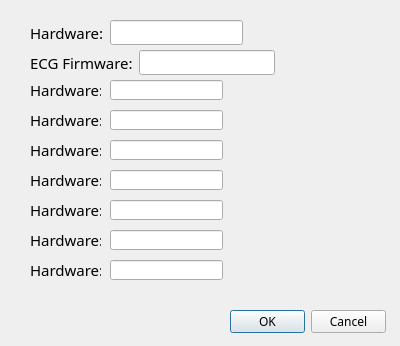
<?xml version="1.0" encoding="UTF-8"?>
<ui version="4.0">
 <class>DialogModuleInfo</class>
 <widget class="QDialog" name="DialogModuleInfo">
  <property name="geometry">
   <rect>
    <x>0</x>
    <y>0</y>
    <width>400</width>
    <height>346</height>
   </rect>
  </property>
  <property name="font">
   <font>
    <family>微软雅黑</family>
   </font>
  </property>
  <property name="windowTitle">
   <string>Dialog</string>
  </property>
  <widget class="QDialogButtonBox" name="buttonBox">
   <property name="geometry">
    <rect>
     <x>230</x>
     <y>310</y>
     <width>156</width>
     <height>23</height>
    </rect>
   </property>
   <property name="orientation">
    <enum>Qt::Horizontal</enum>
   </property>
   <property name="standardButtons">
    <set>QDialogButtonBox::Cancel|QDialogButtonBox::Ok</set>
   </property>
  </widget>
  <widget class="QLabel" name="label_3">
   <property name="geometry">
    <rect>
     <x>30</x>
     <y>80</y>
     <width>71</width>
     <height>20</height>
    </rect>
   </property>
   <property name="font">
    <font>
     <pointsize>11</pointsize>
    </font>
   </property>
   <property name="text">
    <string>Hardware:</string>
   </property>
  </widget>
  <widget class="QLineEdit" name="lineEdit_3">
   <property name="geometry">
    <rect>
     <x>110</x>
     <y>80</y>
     <width>113</width>
     <height>20</height>
    </rect>
   </property>
  </widget>
  <widget class="QLabel" name="label_4">
   <property name="geometry">
    <rect>
     <x>30</x>
     <y>110</y>
     <width>71</width>
     <height>20</height>
    </rect>
   </property>
   <property name="font">
    <font>
     <pointsize>11</pointsize>
    </font>
   </property>
   <property name="text">
    <string>Hardware:</string>
   </property>
  </widget>
  <widget class="QLineEdit" name="lineEdit_4">
   <property name="geometry">
    <rect>
     <x>110</x>
     <y>110</y>
     <width>113</width>
     <height>20</height>
    </rect>
   </property>
  </widget>
  <widget class="QLabel" name="label_5">
   <property name="geometry">
    <rect>
     <x>30</x>
     <y>140</y>
     <width>71</width>
     <height>20</height>
    </rect>
   </property>
   <property name="font">
    <font>
     <pointsize>11</pointsize>
    </font>
   </property>
   <property name="text">
    <string>Hardware:</string>
   </property>
  </widget>
  <widget class="QLineEdit" name="lineEdit_5">
   <property name="geometry">
    <rect>
     <x>110</x>
     <y>140</y>
     <width>113</width>
     <height>20</height>
    </rect>
   </property>
  </widget>
  <widget class="QLabel" name="label_6">
   <property name="geometry">
    <rect>
     <x>30</x>
     <y>170</y>
     <width>71</width>
     <height>20</height>
    </rect>
   </property>
   <property name="font">
    <font>
     <pointsize>11</pointsize>
    </font>
   </property>
   <property name="text">
    <string>Hardware:</string>
   </property>
  </widget>
  <widget class="QLineEdit" name="lineEdit_6">
   <property name="geometry">
    <rect>
     <x>110</x>
     <y>170</y>
     <width>113</width>
     <height>20</height>
    </rect>
   </property>
  </widget>
  <widget class="QLabel" name="label_7">
   <property name="geometry">
    <rect>
     <x>30</x>
     <y>200</y>
     <width>71</width>
     <height>20</height>
    </rect>
   </property>
   <property name="font">
    <font>
     <pointsize>11</pointsize>
    </font>
   </property>
   <property name="text">
    <string>Hardware:</string>
   </property>
  </widget>
  <widget class="QLineEdit" name="lineEdit_7">
   <property name="geometry">
    <rect>
     <x>110</x>
     <y>200</y>
     <width>113</width>
     <height>20</height>
    </rect>
   </property>
  </widget>
  <widget class="QLabel" name="label_8">
   <property name="geometry">
    <rect>
     <x>30</x>
     <y>230</y>
     <width>71</width>
     <height>20</height>
    </rect>
   </property>
   <property name="font">
    <font>
     <pointsize>11</pointsize>
    </font>
   </property>
   <property name="text">
    <string>Hardware:</string>
   </property>
  </widget>
  <widget class="QLineEdit" name="lineEdit_8">
   <property name="geometry">
    <rect>
     <x>110</x>
     <y>230</y>
     <width>113</width>
     <height>20</height>
    </rect>
   </property>
  </widget>
  <widget class="QLabel" name="label_9">
   <property name="geometry">
    <rect>
     <x>30</x>
     <y>260</y>
     <width>71</width>
     <height>20</height>
    </rect>
   </property>
   <property name="font">
    <font>
     <pointsize>11</pointsize>
    </font>
   </property>
   <property name="text">
    <string>Hardware:</string>
   </property>
  </widget>
  <widget class="QLineEdit" name="lineEdit_9">
   <property name="geometry">
    <rect>
     <x>110</x>
     <y>260</y>
     <width>113</width>
     <height>20</height>
    </rect>
   </property>
  </widget>
  <widget class="QWidget" name="">
   <property name="geometry">
    <rect>
     <x>30</x>
     <y>20</y>
     <width>213</width>
     <height>25</height>
    </rect>
   </property>
   <layout class="QHBoxLayout" name="horizontalLayout">
    <item>
     <widget class="QLabel" name="label">
      <property name="font">
       <font>
        <pointsize>11</pointsize>
       </font>
      </property>
      <property name="text">
       <string>Hardware:</string>
      </property>
     </widget>
    </item>
    <item>
     <widget class="QLineEdit" name="lineEdit"/>
    </item>
   </layout>
  </widget>
  <widget class="QWidget" name="">
   <property name="geometry">
    <rect>
     <x>30</x>
     <y>50</y>
     <width>245</width>
     <height>25</height>
    </rect>
   </property>
   <layout class="QHBoxLayout" name="horizontalLayout_2">
    <item>
     <widget class="QLabel" name="label_2">
      <property name="font">
       <font>
        <pointsize>11</pointsize>
       </font>
      </property>
      <property name="text">
       <string>ECG Firmware:</string>
      </property>
     </widget>
    </item>
    <item>
     <widget class="QLineEdit" name="lineEdit_2"/>
    </item>
   </layout>
  </widget>
 </widget>
 <resources/>
 <connections>
  <connection>
   <sender>buttonBox</sender>
   <signal>accepted()</signal>
   <receiver>DialogModuleInfo</receiver>
   <slot>accept()</slot>
   <hints>
    <hint type="sourcelabel">
     <x>248</x>
     <y>254</y>
    </hint>
    <hint type="destinationlabel">
     <x>157</x>
     <y>274</y>
    </hint>
   </hints>
  </connection>
  <connection>
   <sender>buttonBox</sender>
   <signal>rejected()</signal>
   <receiver>DialogModuleInfo</receiver>
   <slot>reject()</slot>
   <hints>
    <hint type="sourcelabel">
     <x>316</x>
     <y>260</y>
    </hint>
    <hint type="destinationlabel">
     <x>286</x>
     <y>274</y>
    </hint>
   </hints>
  </connection>
 </connections>
</ui>
